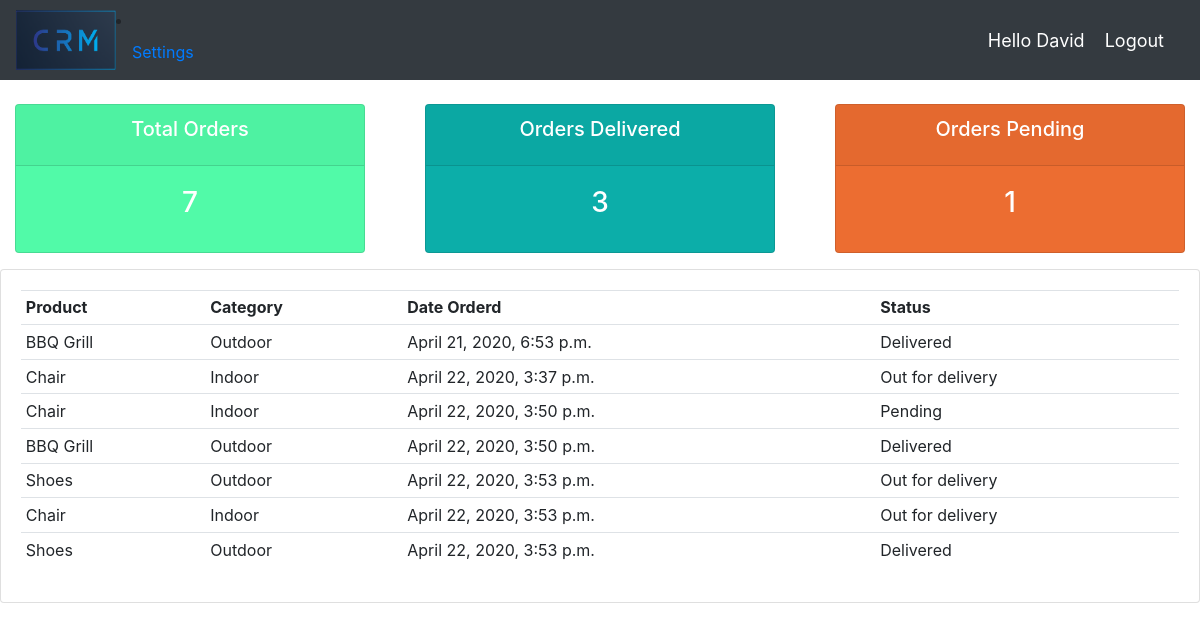
Screenshot of /user/ (signed in) with the database file from the repository.
### accounts/models.py (models this page shows, shortened)
class Order(models.Model):
	STATUS = (
		('Pending', 'Pending'),
		('Out for delivery', 'Out for delivery'),
		('Delivered', 'Delivered'),
		)
	customer = models.ForeignKey(Customer, null=True, on_delete = models.SET_NULL)
	product = models.ForeignKey(Product, null=True, on_delete = models.SET_NULL)
	status = models.CharField(max_length=200, null=True, choices=STATUS)
	date_created = models.DateTimeField(auto_now_add=True, null=True)

class Product(models.Model):
	CATEGORY = (
		('Indoor', 'Indoor'),
		('Outdoor', 'Outdoor'),
		)
	name = models.CharField(max_length=200, null=True)
	price = models.FloatField(null=True)
	category = models.CharField(max_length=200, null=True, choices=CATEGORY)
	description = models.CharField(max_length=200, null=True)
	date_created = models.DateTimeField(auto_now_add=True, null=True)
	tags = models.ManyToManyField(Tag)
	def __str__(self, **kwarg):
		return self.name

### accounts/decorators.py (the view)
		def wrapper_func(request, *args,**kwargs):
			group = None
			if request.user.groups.exists():
				group =request.user.groups.all()[0].name
			if group in allowed_roles:
				return view_func(request, *args,**kwargs)
			else:
				return HttpResponse('You are not authorized to view this page')

### accounts/views.py (called while the page is built)
@login_required(login_url='login')
@allowed_users(allowed_roles=['customer'])
def userPage(request):
	orders = request.user.customer.order_set.all()
	total_order = orders.count()
	delivered_order = orders.filter(status = 'Delivered').count()
	pending_order = orders.filter(status = 'Pending').count()
	context = {'orders':orders, 'total_order':total_order,
	'delivered_order':delivered_order, 'pending_order':pending_order}
	return render(request,'accounts/user_page.html',context)

### accounts/templates/accounts/user_page.html
{% extends 'accounts/base.html' %}
{% block content %}
	<br>
	{% include 'accounts/status.html' %}
	<div class="row">
		<div class="col-md">
			<div class="card card-body">
				<table class="table table-sm">
					<tr>
						<th>Product</th>
						<th>Category</th>
						<th>Date Orderd</th>
						<th>Status</th>
					</tr>
					{% for ord in orders %}
					<tr>
						<td>{{ord.product}}</td>
						<td>{{ord.product.category}}</td>
						<td>{{ord.date_created}}</td>
						<td>{{ord.status}}</td>
					</tr>
					{% endfor %}
				</table>
			</div>
		</div>
	</div>
{% endblock %}

### accounts/templates/accounts/navbar.html (shortened to what this page needs)
{% load static %}
<nav class="navbar navbar-expand-lg navbar-dark bg-dark">
		  <img src="{% static 'images/logo.png' %}" height="60" width="100">
		  <div class="collapse navbar-collapse" id="navbarNav">
		  	{% if request.user.is_staff %}
			    <ul class="navbar-nav">
			      <li class="nav-item active">
			        <a class="nav-link" href="{% url 'crm-home' %}">Dashbord <span class="sr-only">(current)</span></a>
			      </li>
			      <li class="nav-item">
			        <a class="nav-link" href="{% url 'crm-product' %}">Product</a>
			      </li>
		      {% else %}
		      	<li class="nav-item">
		      		<a class="nav-link" href="{% url 'account' %}">Settings</a>
		      	</li>
		      {% endif %}
		  </div>
			  <span class="hello">Hello {{request.user}}</span>
			  <br>
			  <span ><a class="hello" href="{% url 'logout' %}">Logout</a></span>
</nav>

### accounts/templates/accounts/navbar.html (style rules this page uses)
.hello { font-size: 18px; color: #fff; margin-right: 20px; }

### rows the page displays
Order: product "BBQ Grill", product.category "Outdoor", date_created "April 21, 2020, 6:53 p.m.", status "Delivered"
Order: product "Chair", product.category "Indoor", date_created "April 22, 2020, 3:37 p.m.", status "Out for delivery"
Order: product "Chair", product.category "Indoor", date_created "April 22, 2020, 3:50 p.m.", status "Pending"
Order: product "BBQ Grill", product.category "Outdoor", date_created "April 22, 2020, 3:50 p.m.", status "Delivered"
Order: product "Shoes", product.category "Outdoor", date_created "April 22, 2020, 3:53 p.m.", status "Out for delivery"
Order: product "Chair", product.category "Indoor", date_created "April 22, 2020, 3:53 p.m.", status "Out for delivery"
Order: product "Shoes", product.category "Outdoor", date_created "April 22, 2020, 3:53 p.m.", status "Delivered"

### other values shown
{{ request.user }} "David"
{{ total_order }} "7"
{{ delivered_order }} "3"
{{ pending_order }} "1"
